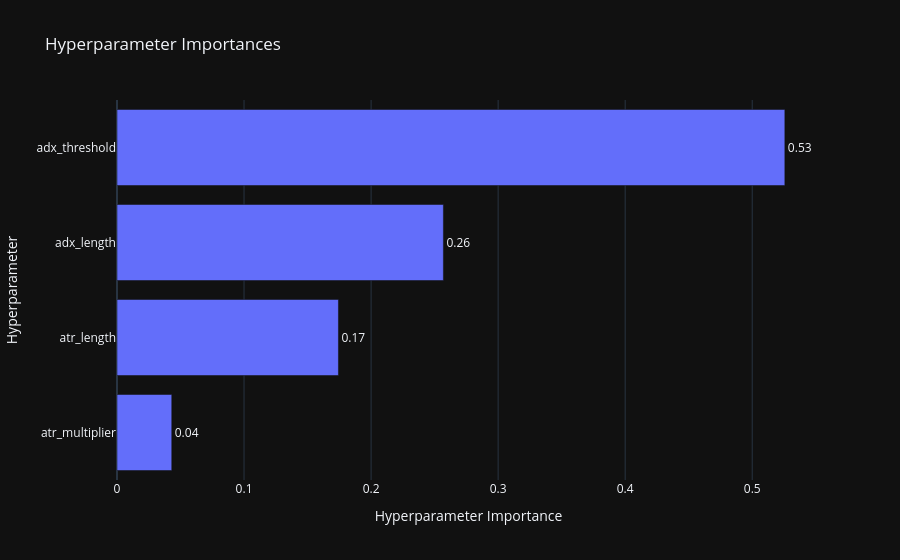

Notebook code cell kept with this figure:
### Code cell
fig5 = optuna.visualization.plot_param_importances(study3)
show(fig5)

### Figure 1 — Plotly figure (JSON) as saved in the notebook; plotly's stock layout.template omitted (floating-point values rounded to 4 significant figures)
{"data": [{"cliponaxis": false, "hovertemplate": ["atr_multiplier (FloatDistribution): 0.04309509457331623<extra></extra>", "atr_length (IntDistribution): 0.17430093415384312<extra></extra>", "adx_length (IntDistribution): 0.2569204713251805<extra></extra>", "adx_threshold (IntDistribution): 0.5256834999476602<extra></extra>"], "name": "Objective Value", "orientation": "h", "text": ["0.04", "0.17", "0.26", "0.53"], "textposition": "outside", "x": [0.0431, 0.1743, 0.2569, 0.5257], "y": ["atr_multiplier", "atr_length", "adx_length", "adx_threshold"], "type": "bar"}], "layout": {"title": {"text": "Hyperparameter Importances"}, "xaxis": {"title": {"text": "Hyperparameter Importance"}}, "yaxis": {"title": {"text": "Hyperparameter"}}}}
